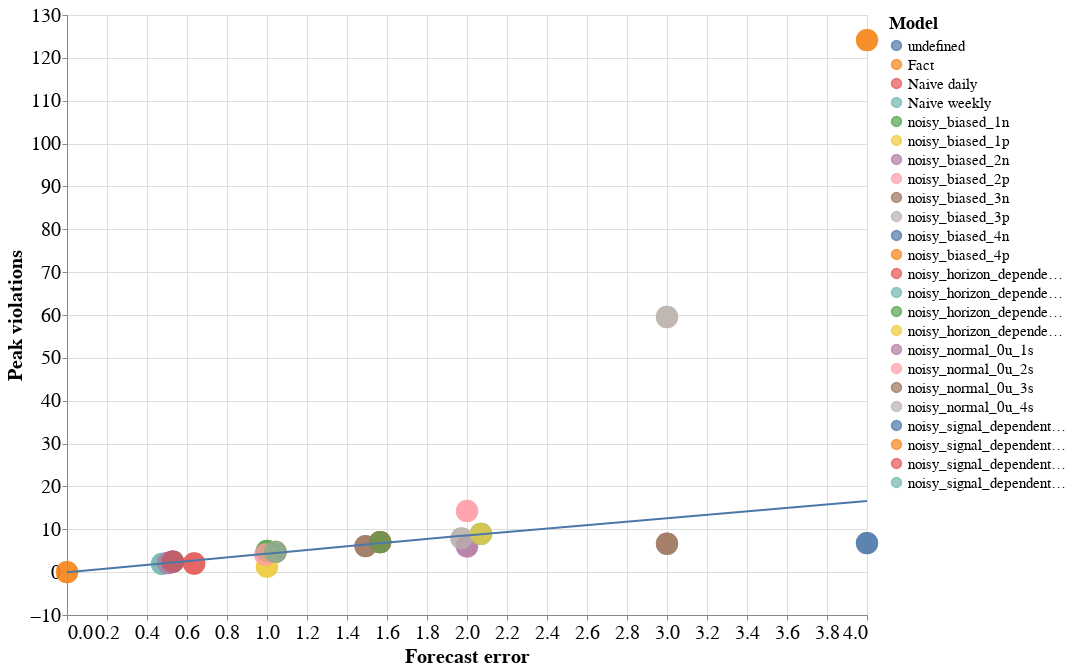

Notebook source saved alongside this figure:
### Code cell
chart = alt.Chart(results_df).mark_circle(size=500).encode(
    x='Forecast error:Q',
    y = alt.Y('Peak violations:Q'), # scale=alt.Scale(domain=[0, 160])),
#     y=alt.Y('Downstream costs:Q'),
#     size=alt.Size('Energy costs'),
    color=alt.Color('Model:N'),
    tooltip = ['Model:N','Forecast error:Q','Downstream costs:Q']
).properties(width=800, height=600)

chart2 = alt.Chart(results_df).mark_circle(size=500).encode(
    x='Forecast error:Q',
    y=alt.Y('Peak violations:Q'),
#     size=alt.Size('Energy costs'),
    color=alt.Color('Model:N'),
    tooltip = ['Model:N','Forecast error:Q','Downstream costs:Q']
).properties(width=800, height=600)

(chart + chart2 + chart.transform_loess('Forecast error', 'Peak violations', bandwidth=.99).mark_line()).configure_axis(
    labelFontSize=20,
    titleFontSize=20
).configure_legend(
titleFontSize=18,
labelFontSize=15
) 

# chart +chart2+ chart.transform_regression('Forecast error', 'Downstream costs', method='poly', order=3).mark_line()

### Figure 1 — Vega-Lite specification as saved in the notebook (floating-point values rounded to 4 significant figures)
{"config": {"view": {"continuousWidth": 400, "continuousHeight": 300}, "axis": {"labelFontSize": 20, "titleFontSize": 20}, "legend": {"labelFontSize": 15, "titleFontSize": 18}}, "layer": [{"mark": {"type": "circle", "size": 500}, "encoding": {"color": {"type": "nominal", "field": "Model"}, "tooltip": [{"type": "nominal", "field": "Model"}, {"type": "quantitative", "field": "Forecast error"}, {"type": "quantitative", "field": "Downstream costs"}], "x": {"type": "quantitative", "field": "Forecast error"}, "y": {"type": "quantitative", "field": "Peak violations"}}, "height": 600, "width": 800}, {"mark": {"type": "circle", "size": 500}, "encoding": {"color": {"type": "nominal", "field": "Model"}, "tooltip": [{"type": "nominal", "field": "Model"}, {"type": "quantitative", "field": "Forecast error"}, {"type": "quantitative", "field": "Downstream costs"}], "x": {"type": "quantitative", "field": "Forecast error"}, "y": {"type": "quantitative", "field": "Peak violations"}}, "height": 600, "width": 800}, {"mark": "line", "encoding": {"color": {"type": "nominal", "field": "Model"}, "tooltip": [{"type": "nominal", "field": "Model"}, {"type": "quantitative", "field": "Forecast error"}, {"type": "quantitative", "field": "Downstream costs"}], "x": {"type": "quantitative", "field": "Forecast error"}, "y": {"type": "quantitative", "field": "Peak violations"}}, "height": 600, "transform": [{"loess": "Peak violations", "on": "Forecast error", "bandwidth": 0.99}], "width": 800}], "data": {"name": "data-f9f2e5aefae5f2faff77029934cb1873"}, "$schema": "https://vega.github.io/schema/vega-lite/v4.8.1.json", "datasets": {"data-f9f2e5aefae5f2faff77029934cb1873": [{"Model": "Naive weekly", "Forecast error": 0.4753, "Peak violations": 1.937, "Energy costs": 2.516}, {"Model": "Naive daily", "Forecast error": 0.6357, "Peak violations": 2.022, "Energy costs": 2.516}, {"Model": "Fact", "Forecast error": 0.0, "Peak violations": 2.198e-08, "Energy costs": 2.516}, {"Model": "noisy_biased_1p", "Forecast error": 1.0, "Peak violations": 1.277, "Energy costs": 1.938}, {"Model": "noisy_biased_2p", "Forecast error": 2.0, "Peak violations": 14.25, "Energy costs": 3.136}, {"Model": "noisy_biased_3p", "Forecast error": 3.0, "Peak violations": 59.53, "Energy costs": 12.94}, {"Model": "noisy_biased_4p", "Forecast error": 4.0, "Peak violations": 124.1, "Energy costs": 28.69}, {"Model": "noisy_biased_1n", "Forecast error": 1.0, "Peak violations": 4.958, "Energy costs": 2.667}, {"Model": "noisy_biased_2n", "Forecast error": 2.0, "Peak violations": 6.047, "Energy costs": 2.667}, {"Model": "noisy_biased_3n", "Forecast error": 3.0, "Peak violations": 6.619, "Energy costs": 2.667}, {"Model": "noisy_biased_4n", "Forecast error": 4.0, "Peak violations": 6.78, "Energy costs": 2.654}, {"Model": "noisy_normal_0u_1s", "Forecast error": 0.505, "Peak violations": 2.13, "Energy costs": 2.51}, {"Model": "noisy_normal_0u_2s", "Forecast error": 0.9917, "Peak violations": 4.105, "Energy costs": 2.495}, {"Model": "noisy_normal_0u_3s", "Forecast error": 1.493, "Peak violations": 6.074, "Energy costs": 2.527}, {"Model": "noisy_normal_0u_4s", "Forecast error": 1.972, "Peak violations": 7.884, "Energy costs": 2.52}, {"Model": "noisy_signal_dependent_10", "Forecast error": 0.529, "Peak violations": 2.441, "Energy costs": 2.528}, {"Model": "noisy_signal_dependent_20", "Forecast error": 1.042, "Peak violations": 4.713, "Energy costs": 2.503}, {"Model": "noisy_signal_dependent_30", "Forecast error": 1.566, "Peak violations": 7.018, "Energy costs": 2.539}, {"Model": "noisy_signal_dependent_40", "Forecast error": 2.07, "Peak violations": 8.933, "Energy costs": 2.479}, {"Model": "noisy_horizon_dependent_10", "Forecast error": 0.529, "Peak violations": 2.441, "Energy costs": 2.528}, {"Model": "noisy_horizon_dependent_20", "Forecast error": 1.042, "Peak violations": 4.713, "Energy costs": 2.503}, {"Model": "noisy_horizon_dependent_30", "Forecast error": 1.566, "Peak violations": 7.018, "Energy costs": 2.539}, {"Model": "noisy_horizon_dependent_40", "Forecast error": 2.07, "Peak violations": 8.933, "Energy costs": 2.479}]}}
